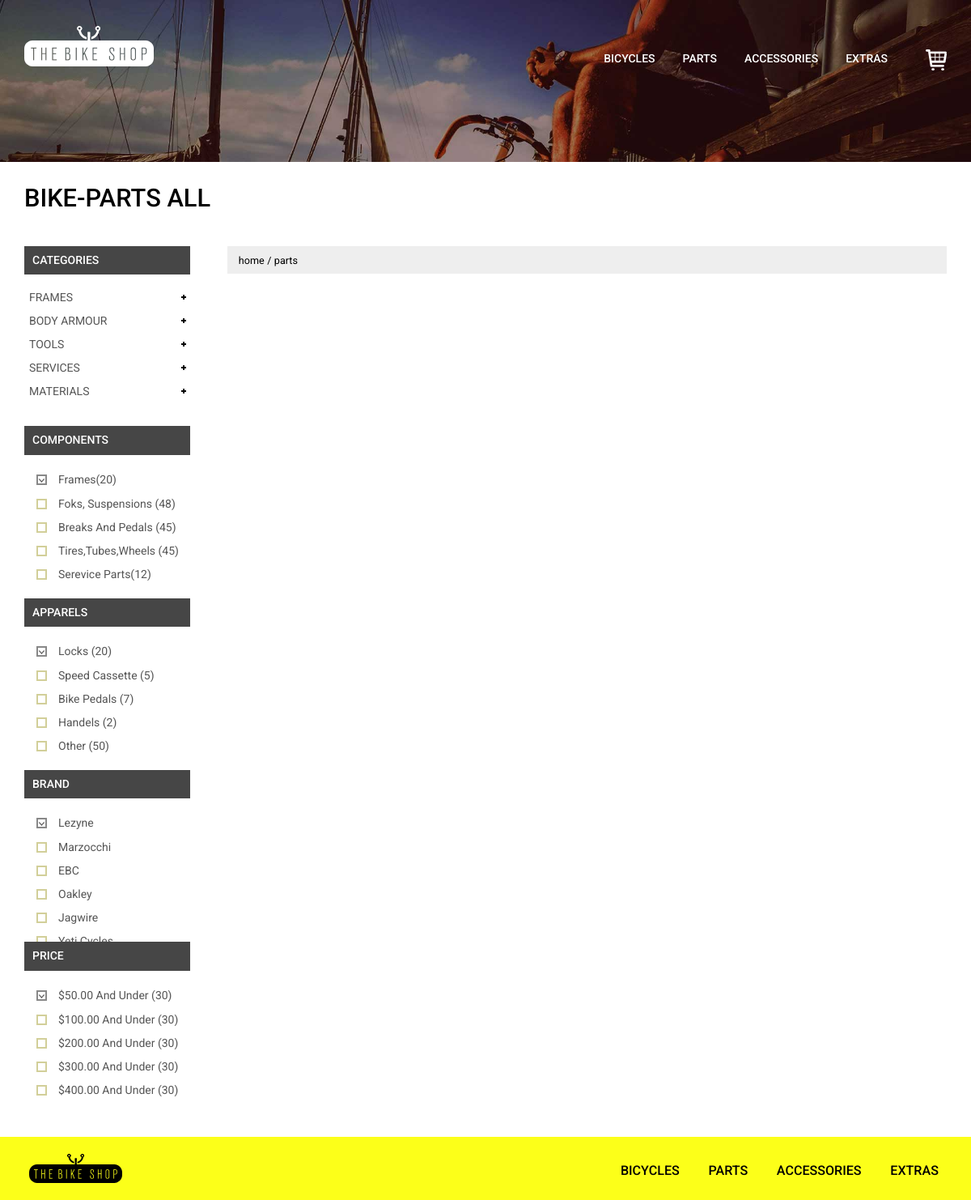
Before: /bicycles/parts/ with the older database file.
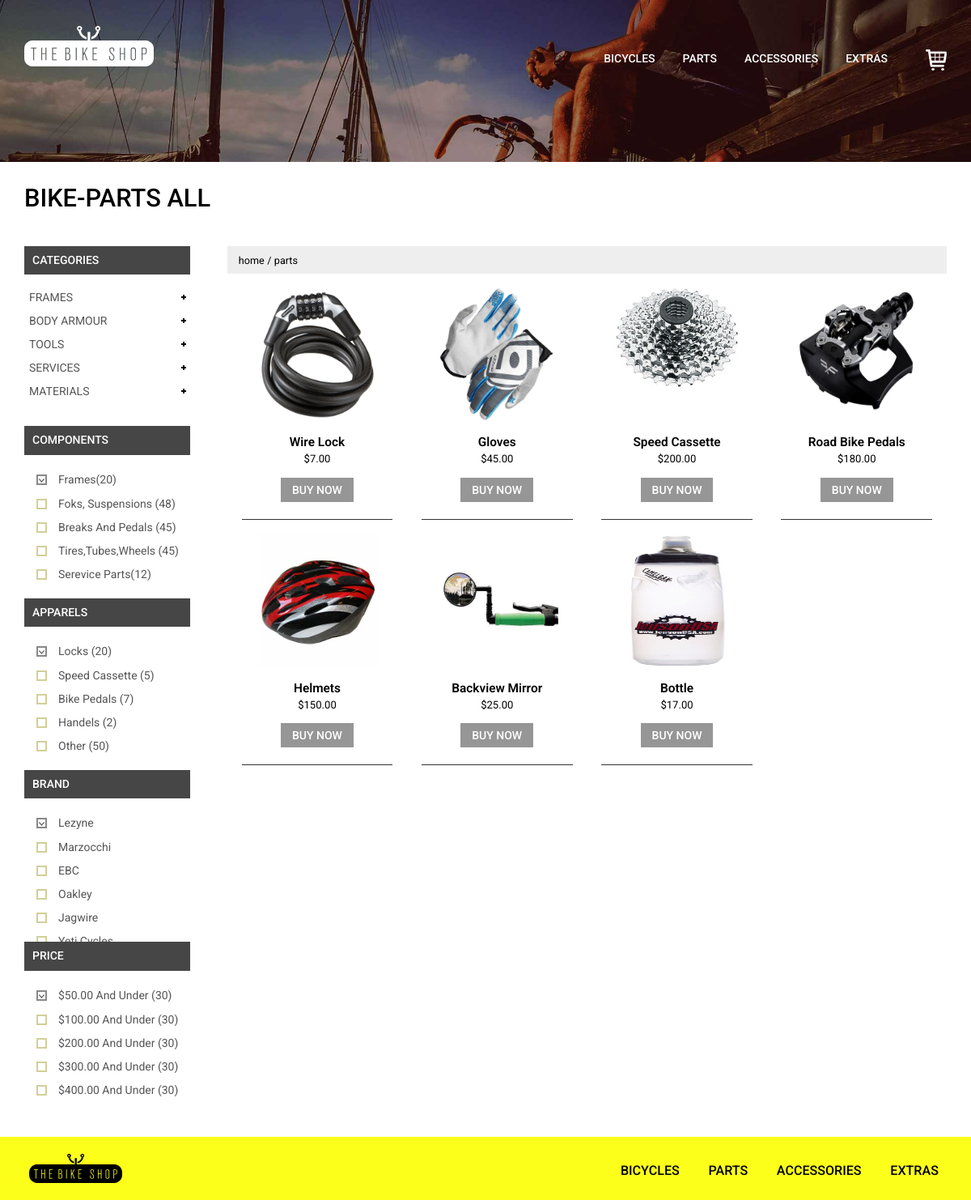
After: the same page with the newer database file.
### products/models.py (models this page shows, shortened)
class Images(models.Model):
    product = models.ForeignKey(Products, verbose_name="Product's name",
                                on_delete=models.CASCADE,
                                related_name='product_images')
    image = models.ImageField("Product's image", upload_to='bikes',
                              null=True)

class Products(models.Model):
    name = models.CharField("product's name", max_length=30)
    model = models.CharField("model number", max_length=10)
    price = models.CharField("price", max_length=10)
    size = models.CharField("frame size", max_length=5, blank=True)
    brand = models.CharField("brand", max_length=30)
    description = models.TextField("description")
    category = models.ForeignKey(ProductCategory, verbose_name="category",
                                 on_delete=models.CASCADE)
    class Meta:
        verbose_name = 'Product'
        verbose_name_plural = 'Products'

### products/views.py (the view)
def parts(request):
    context = dict()
    context['accessories'] = Products.objects.filter(
        category__category='ACCESSORIES')
    return render(request, 'parts.html', context)

### products/templates/parts.html (shortened to what this page needs)
{% extends "base.html" %}
{% load static %}
{% block content %}
<div class="parts">
	 <div class="container">
		 <h2>BIKE-PARTS ALL</h2>
		 <div class="bike-parts-sec">
		      <div class="bike-parts">
				 <div class="top">
					 <ul>
						 <li><a href="index.html">home</a></li>
						 <li><a href="#"> / </a></li>
						 <li><a href="#">parts</a></li>
					 </ul>
				 </div>
				 <div class="bike-apparels">
					 <div class="parts1">
						{% for accessory in accessories %}
						 <a href="single.html"><div class="part-sec">
							 {% for i in accessory.product_images.all %}
							 	{% if forloop.first %}
							 		<img src="{{ i.image.url }}" alt=""/>
							 	{% endif %}
							 {% endfor %}
							 <div class="part-info">
								 <a href="#"><h5>{{ accessory.name }}<span>${{ accessory.price }}.00</span></h5></a>
								 <a class="qck" href="single.html">BUY NOW</a>
							 </div>
						 </div></a>
						 {% endfor %}
						 <div class="clearfix"></div>
					 </div>
				 </div>
			 </div>
			 <div class="rsidebar span_1_of_left">
				 <section  class="sky-form">
					 <div class="product_right">
						 <h3 class="m_2">Categories</h3>
					  </div>
					 <h4>components</h4>
					 <div class="row row1 scroll-pane">
						 <div class="col col-4">
								<label class="checkbox"><input type="checkbox" name="checkbox" checked=""><i></i>Frames(20)</label>
						 </div>
						 <div class="col col-4">
								<label class="checkbox"><input type="checkbox" name="checkbox"><i></i>Foks, Suspensions (48)</label>
								<label class="checkbox"><input type="checkbox" name="checkbox"><i></i>Breaks and Pedals (45)</label>
								<label class="checkbox"><input type="checkbox" name="checkbox"><i></i>Tires,Tubes,Wheels (45)</label>
								<label class="checkbox"><input type="checkbox" name="checkbox"><i></i>Serevice Parts(12)</label>
						 </div>
					 </div>
					 <h4>Apparels</h4>
					 <div class="row row1 scroll-pane">
						 <div class="col col-4">
								<label class="checkbox"><input type="checkbox" name="checkbox" checked=""><i></i>Locks (20)</label>
						 </div>
						 <div class="col col-4">
								<label class="checkbox"><input type="checkbox" name="checkbox"><i></i>Speed Cassette (5)</label>
								<label class="checkbox"><input type="checkbox" name="checkbox"><i></i>Bike Pedals (7)</label>
								<label class="checkbox"><input type="checkbox" name="checkbox"><i></i>Handels (2)</label>
								<label class="checkbox"><input type="checkbox" name="checkbox"><i></i>Other (50)</label>
						 </div>
					 </div>
				 </section>
				 <section  class="sky-form">
						<h4>Brand</h4>
							<div class="row row1 scroll-pane">
								<div class="col col-4">
									<label class="checkbox"><input type="checkbox" name="checkbox" checked=""><i></i>Lezyne</label>
								</div>
								<div class="col col-4">
									<label class="checkbox"><input type="checkbox" name="checkbox"><i></i>Marzocchi</label>
									<label class="checkbox"><input type="checkbox" name="checkbox"><i></i>EBC</label>
									<label class="checkbox"><input type="checkbox" name="checkbox"><i></i>Oakley</label>
									<label class="checkbox"><input type="checkbox" name="checkbox"><i></i>Jagwire</label>
									<label class="checkbox"><input type="checkbox" name="checkbox" ><i></i>Yeti Cycles</label>
								</div>
							</div>
				   </section>
				   <section  class="sky-form">
						<h4>Price</h4>
							<div class="row row1 scroll-pane">
								<div class="col col-4">
									<label class="checkbox"><input type="checkbox" name="checkbox" checked=""><i></i>$50.00 and Under (30)</label>
								</div>
								<div class="col col-4">
									<label class="checkbox"><input type="checkbox" name="checkbox"><i></i>$100.00 and Under (30)</label>
									<label class="checkbox"><input type="checkbox" name="checkbox"><i></i>$200.00 and Under (30)</label>
									<label class="checkbox"><input type="checkbox" name="checkbox"><i></i>$300.00 and Under (30)</label>
									<label class="checkbox"><input type="checkbox" name="checkbox"><i></i>$400.00 and Under (30)</label>
								</div>
							</div>
				   </section>
			 </div>
			 <div class="clearfix"></div>
		 </div>
	  </div>
</div>
{% endblock content %}

### templates/base.html (shortened to what this page needs)
{% load static %}
<!DOCTYPE html>
<html>
<head>
<link href="{% static 'css/bootstrap.css' %}" rel='stylesheet' type='text/css' />
<link href="{% static 'css/style.css' %}" rel="stylesheet" type="text/css" media="all" />
<link href="{% static 'css/form.css' %}" rel="stylesheet" type="text/css" media="all" />
<link href="{% static 'css/nav.css' %}" rel="stylesheet" type="text/css" media="all"/>
</head>
<body>
<div class="banner-bg {% if mainpage == True %}banner-bg1{% else %}banner-sec{% endif %}">
	  <div class="container">
			 <div class="header">
			       <div class="logo">
						 <a href="/"><img src="{% static 'images/logo.png' %}" alt=""/></a>
				   </div>
				  <div class="top-nav">
					   <ul class="nav">
						  <li class="dropdown1"><a href="{% url 'bicycles' %}">BICYCLES</a>
						  </li>
						  <li class="dropdown1"><a href="{% url 'parts' %}">PARTS</a>
						 </li>
						 <li class="dropdown1"><a href="{% url 'accessories' %}">ACCESSORIES</a>
						 </li>
						 <li class="dropdown1"><a href="404.html">EXTRAS</a>
						 </li>
						  <a class="shop" href="{% url 'cart' %}"><img src="{% static 'images/cart.png' %}" alt=""/></a>
					  </ul>
				 </div>
				 <div class="clearfix"></div>
			 </div>
	  </div>
</div>
{% block content %}
{% endblock content %}
<div class="footer">
	 <div class="container wrap">
		<div class="logo2">
			 <a href="index.html"><img src="{% static 'images/logo2.png' %}" alt=""/></a>
		</div>
		<div class="ftr-menu">
			 <ul>
				 <li><a href="{% url 'bicycles' %}">BICYCLES</a></li>
				 <li><a href="{% url 'parts' %}">PARTS</a></li>
				 <li><a href="{% url 'accessories' %}">ACCESSORIES</a></li>
				 <li><a href="404.html">EXTRAS</a></li>
			 </ul>
		</div>
		<div class="clearfix"></div>
	 </div>
</div>
</body>
</html>

### static/css/style.css (style rules this page uses)
body { margin:0; padding:0; background:#fff; font-family: 'Roboto', sans-serif; }
body a { transition:0.5s all; -webkit-transition:0.5s all; -moz-transition:0.5s all; -o-transition:0.5s all; -ms-transition:0.5s all; }
h1,h2,h3,h4,h5,h6 { margin:0; }
ul { margin:0; padding:0; }
a.shop { display:inline-block; float:left; margin:9px 0 0 30px; }
.banner-bg { position:relative; }
.header { margin-top:2.3em; }
.logo { float:left; }
.logo a { display: inline-block; }
.top-nav { float:right; margin-top: 0px; }
.footer { background:#fcff19; padding:1.5em; }
.logo2 { float:left; }
.ftr-menu { float:right; }
.ftr-menu ul li { display:inline-block; margin-top:10px; }
.ftr-menu ul li a { display:block; text-decoration:none; font-size:1.15em; font-weight:500; color:#000; padding:0 1em; }
.banner-sec { background:url(../images/bg.jpg) no-repeat; background-size:cover; min-height:200px; }
.parts { padding:2em 0; }
.parts h2 { color:#000; font-size:2.2em; font-weight:500; }
.rsidebar { display: block; float: left; margin: 0% 3.5% 0% 0; width: 18%; }
h3.m_2 { font-size: 1em; font-weight: 500; padding: 10px; background:#464646; text-transform: uppercase; color: #fff; margin-bottom: 1em; }
.product_right { margin-bottom: 2em; }
.checkbox i { position: absolute; bottom: 255px; left: 14.9%; display: block; width: 20px; height: 20px; outline: none; border: 2px solid #D2CF99; }
.checkbox { margin-top:0; }
.bike-parts-sec { margin-top:3em; }
.bike-parts { float:right; width:78%; }
.top { background:#eee; padding:0.5em 1em; }
.top ul li { display:inline-block; }
.top ul li a { color:#000; font-size:0.9em; text-decoration:none; }
.part-sec { float:left; width:21%; margin:0 2%; border-bottom:1.5px solid; padding-bottom:1.5em; text-align:center; position:relative; }
.part-sec img { width:100%; height: 200px; padding: 18px; }
.part-sec a h5 { color:#000; font-size:1.1em; font-weight:600; margin-bottom:1em; }
.part-sec a h5 span { display:block; font-size:0.85em; font-weight:400; margin-top:5px; }
a.qck { background:#969696; color:#fff; padding:5px 1em; font-size:1em; font-weight:500; display:inline-block; text-decoration:none; }
@media (max-width: 1366px) { .top-nav { margin-top: 0; } }

### static/css/form.css (style rules this page uses)
.row1 { outline: none; margin: 15px 0 0px 15px; overflow: auto; padding-bottom: 15px; height: 162px; }
.sky-form h4 { font-size: 1em; font-weight: 500; padding: 10px; background: #464646; text-transform: uppercase; color: #fff; }
.sky-form .input, .sky-form .select, .sky-form .textarea, .sky-form .radio, .sky-form .checkbox, .sky-form .toggle, .sky-form .button { position: relative; display: block; }
.sky-form .radio,.sky-form .checkbox { outline: none; border: none; margin-bottom: 4px; padding-left: 27px; font-size: 14px; line-height: 30px; font-weight: 400; color: #555555; cursor: pointer; text-transform: capitalize; width: 100%; }
.sky-form .radio:last-child, .sky-form .checkbox:last-child { margin-bottom: 0; }
.sky-form .radio i, .sky-form .checkbox i { position: absolute; top: 9px; left: 0; display: block; width: 13px; height: 13px; outline: none; border-width: 2px; border-style: solid; background: #fff; }
.sky-form .radio input + i:after, .sky-form .checkbox input + i:after { position: absolute; opacity: 0; transition: opacity 0.1s; -o-transition: opacity 0.1s; -ms-transition: opacity 0.1s; -moz-transition: opacity 0.1s; -webkit-transition: opacity 0.1s; }
.sky-form .radio input:checked + i:after, .sky-form .checkbox input:checked + i:after { opacity: 1; }
.sky-form .checkbox input + i:after { content:''; top: -1px; left: -5px; width: 15px; height: 15px; background: url(../images/b-arrow.png); text-align: center; }
.sky-form .checkbox input + i:after { color:#fff; }
.sky-form .radio input:checked + i, .sky-form .checkbox input:checked + i, .sky-form .toggle input:checked + i { border-color:#888; }

Changed rows visible on the page:
added Products: name "Wire Lock", price "7"
added Images: image (picture), shown under "Wire Lock"
added Products: name "Gloves", price "45"
added Images: image (picture), shown under "Gloves"
added Products: name "Speed Cassette", price "200"
added Images: image (picture), shown under "Speed Cassette"
added Products: name "Road Bike Pedals", price "180"
added Images: image (picture), shown under "Road Bike Pedals"
added Products: name "Helmets", price "150"
added Images: image (picture), shown under "Helmets"
added Products: name "Backview Mirror", price "25"
added Images: image (picture), shown under "Backview Mirror"
added Products: name "Bottle", price "17"
added Images: image (picture), shown under "Bottle"
